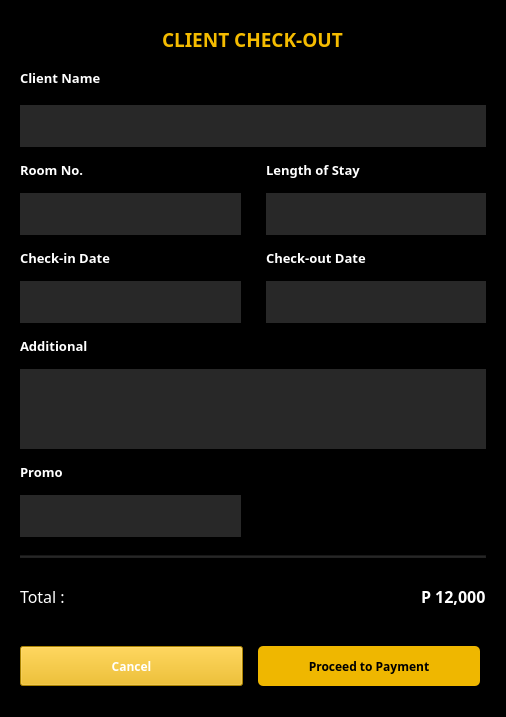
<?xml version="1.0" encoding="UTF-8"?>
<ui version="4.0">
 <class>Dialog</class>
 <widget class="QDialog" name="Dialog">
  <property name="geometry">
   <rect>
    <x>0</x>
    <y>0</y>
    <width>506</width>
    <height>717</height>
   </rect>
  </property>
  <property name="windowTitle">
   <string>Dialog</string>
  </property>
  <property name="styleSheet">
   <string notr="true">background-color: rgb(0, 0, 0);</string>
  </property>
  <layout class="QGridLayout" name="gridLayout">
   <item row="0" column="0">
    <widget class="QWidget" name="widget" native="true">
     <property name="styleSheet">
      <string notr="true">background-color: rgb(0, 0, 0);</string>
     </property>
     <layout class="QVBoxLayout" name="verticalLayout">
      <property name="spacing">
       <number>0</number>
      </property>
      <property name="leftMargin">
       <number>0</number>
      </property>
      <property name="topMargin">
       <number>0</number>
      </property>
      <property name="rightMargin">
       <number>0</number>
      </property>
      <property name="bottomMargin">
       <number>0</number>
      </property>
      <item>
       <widget class="QWidget" name="widget_2" native="true">
        <layout class="QGridLayout" name="gridLayout_2">
         <property name="topMargin">
          <number>15</number>
         </property>
         <property name="bottomMargin">
          <number>0</number>
         </property>
         <item row="3" column="0">
          <widget class="Line" name="line">
           <property name="orientation">
            <enum>Qt::Horizontal</enum>
           </property>
          </widget>
         </item>
         <item row="0" column="0" alignment="Qt::AlignHCenter|Qt::AlignTop">
          <widget class="QLabel" name="label">
           <property name="font">
            <font>
             <family>Century Gothic</family>
             <pointsize>14</pointsize>
             <weight>75</weight>
             <bold>true</bold>
            </font>
           </property>
           <property name="styleSheet">
            <string notr="true">color: rgb(245, 188, 0);</string>
           </property>
           <property name="text">
            <string>CLIENT CHECK-OUT</string>
           </property>
          </widget>
         </item>
         <item row="1" column="0">
          <spacer name="verticalSpacer">
           <property name="orientation">
            <enum>Qt::Vertical</enum>
           </property>
           <property name="sizeType">
            <enum>QSizePolicy::Fixed</enum>
           </property>
           <property name="sizeHint" stdset="0">
            <size>
             <width>20</width>
             <height>10</height>
            </size>
           </property>
          </spacer>
         </item>
         <item row="2" column="0">
          <widget class="QLabel" name="label_7">
           <property name="font">
            <font>
             <family>Century Gothic</family>
             <pointsize>10</pointsize>
             <weight>75</weight>
             <bold>true</bold>
            </font>
           </property>
           <property name="styleSheet">
            <string notr="true">color: rgb(255, 255, 255);</string>
           </property>
           <property name="text">
            <string>Client Name</string>
           </property>
          </widget>
         </item>
        </layout>
       </widget>
      </item>
      <item>
       <widget class="QWidget" name="widget_3" native="true">
        <layout class="QGridLayout" name="gridLayout_3">
         <property name="horizontalSpacing">
          <number>25</number>
         </property>
         <property name="verticalSpacing">
          <number>3</number>
         </property>
         <item row="8" column="0">
          <widget class="QLabel" name="txtVRroomtype_6">
           <property name="minimumSize">
            <size>
             <width>0</width>
             <height>35</height>
            </size>
           </property>
           <property name="font">
            <font>
             <family>Century Gothic</family>
             <pointsize>10</pointsize>
            </font>
           </property>
           <property name="layoutDirection">
            <enum>Qt::LeftToRight</enum>
           </property>
           <property name="styleSheet">
            <string notr="true">background-color: rgb(40, 40, 40);
color: rgb(255, 255, 255);</string>
           </property>
           <property name="text">
            <string/>
           </property>
           <property name="alignment">
            <set>Qt::AlignCenter</set>
           </property>
          </widget>
         </item>
         <item row="3" column="0">
          <widget class="QWidget" name="widget_7" native="true">
           <layout class="QHBoxLayout" name="horizontalLayout_3">
            <property name="spacing">
             <number>10</number>
            </property>
            <property name="leftMargin">
             <number>0</number>
            </property>
            <property name="topMargin">
             <number>0</number>
            </property>
            <property name="rightMargin">
             <number>0</number>
            </property>
            <property name="bottomMargin">
             <number>0</number>
            </property>
            <item>
             <widget class="QLabel" name="label_4">
              <property name="minimumSize">
               <size>
                <width>0</width>
                <height>40</height>
               </size>
              </property>
              <property name="maximumSize">
               <size>
                <width>16777215</width>
                <height>40</height>
               </size>
              </property>
              <property name="font">
               <font>
                <family>Century Gothic</family>
                <pointsize>10</pointsize>
                <weight>75</weight>
                <bold>true</bold>
               </font>
              </property>
              <property name="styleSheet">
               <string notr="true">color: rgb(255, 255, 255);</string>
              </property>
              <property name="text">
               <string>Check-in Date</string>
              </property>
             </widget>
            </item>
           </layout>
          </widget>
         </item>
         <item row="13" column="1" alignment="Qt::AlignRight">
          <widget class="QLabel" name="label_10">
           <property name="minimumSize">
            <size>
             <width>0</width>
             <height>40</height>
            </size>
           </property>
           <property name="maximumSize">
            <size>
             <width>16777215</width>
             <height>40</height>
            </size>
           </property>
           <property name="font">
            <font>
             <family>Century Gothic</family>
             <pointsize>12</pointsize>
             <weight>75</weight>
             <bold>true</bold>
            </font>
           </property>
           <property name="styleSheet">
            <string notr="true">color: rgb(255, 255, 255);</string>
           </property>
           <property name="text">
            <string>P 12,000</string>
           </property>
          </widget>
         </item>
         <item row="4" column="0">
          <widget class="QLabel" name="txtVRroomtype_5">
           <property name="minimumSize">
            <size>
             <width>0</width>
             <height>35</height>
            </size>
           </property>
           <property name="font">
            <font>
             <family>Century Gothic</family>
             <pointsize>10</pointsize>
            </font>
           </property>
           <property name="layoutDirection">
            <enum>Qt::LeftToRight</enum>
           </property>
           <property name="styleSheet">
            <string notr="true">background-color: rgb(40, 40, 40);
color: rgb(255, 255, 255);</string>
           </property>
           <property name="text">
            <string/>
           </property>
           <property name="alignment">
            <set>Qt::AlignCenter</set>
           </property>
          </widget>
         </item>
         <item row="4" column="1">
          <widget class="QLabel" name="txtVRroomtype_4">
           <property name="minimumSize">
            <size>
             <width>0</width>
             <height>35</height>
            </size>
           </property>
           <property name="font">
            <font>
             <family>Century Gothic</family>
             <pointsize>10</pointsize>
            </font>
           </property>
           <property name="layoutDirection">
            <enum>Qt::LeftToRight</enum>
           </property>
           <property name="styleSheet">
            <string notr="true">background-color: rgb(40, 40, 40);
color: rgb(255, 255, 255);</string>
           </property>
           <property name="text">
            <string/>
           </property>
           <property name="alignment">
            <set>Qt::AlignCenter</set>
           </property>
          </widget>
         </item>
         <item row="2" column="1">
          <widget class="QLabel" name="txtVRroomtype_2">
           <property name="minimumSize">
            <size>
             <width>0</width>
             <height>35</height>
            </size>
           </property>
           <property name="font">
            <font>
             <family>Century Gothic</family>
             <pointsize>10</pointsize>
            </font>
           </property>
           <property name="layoutDirection">
            <enum>Qt::LeftToRight</enum>
           </property>
           <property name="styleSheet">
            <string notr="true">background-color: rgb(40, 40, 40);
color: rgb(255, 255, 255);</string>
           </property>
           <property name="text">
            <string/>
           </property>
           <property name="alignment">
            <set>Qt::AlignCenter</set>
           </property>
          </widget>
         </item>
         <item row="1" column="0">
          <widget class="QLabel" name="label_3">
           <property name="minimumSize">
            <size>
             <width>0</width>
             <height>40</height>
            </size>
           </property>
           <property name="maximumSize">
            <size>
             <width>16777215</width>
             <height>40</height>
            </size>
           </property>
           <property name="font">
            <font>
             <family>Century Gothic</family>
             <pointsize>10</pointsize>
             <weight>75</weight>
             <bold>true</bold>
            </font>
           </property>
           <property name="styleSheet">
            <string notr="true">color: rgb(255, 255, 255);</string>
           </property>
           <property name="text">
            <string>Room No.</string>
           </property>
          </widget>
         </item>
         <item row="0" column="0" colspan="2">
          <widget class="QLabel" name="txtVRRoomNum">
           <property name="minimumSize">
            <size>
             <width>0</width>
             <height>35</height>
            </size>
           </property>
           <property name="font">
            <font>
             <family>Century Gothic</family>
             <pointsize>10</pointsize>
            </font>
           </property>
           <property name="styleSheet">
            <string notr="true">background-color: rgb(40, 40, 40);
color: rgb(255, 255, 255);</string>
           </property>
           <property name="text">
            <string/>
           </property>
           <property name="alignment">
            <set>Qt::AlignCenter</set>
           </property>
          </widget>
         </item>
         <item row="2" column="0">
          <widget class="QLabel" name="txtVRroomtype">
           <property name="minimumSize">
            <size>
             <width>0</width>
             <height>35</height>
            </size>
           </property>
           <property name="font">
            <font>
             <family>Century Gothic</family>
             <pointsize>10</pointsize>
            </font>
           </property>
           <property name="layoutDirection">
            <enum>Qt::LeftToRight</enum>
           </property>
           <property name="styleSheet">
            <string notr="true">background-color: rgb(40, 40, 40);
color: rgb(255, 255, 255);</string>
           </property>
           <property name="text">
            <string/>
           </property>
           <property name="alignment">
            <set>Qt::AlignCenter</set>
           </property>
          </widget>
         </item>
         <item row="3" column="1">
          <widget class="QLabel" name="label_5">
           <property name="minimumSize">
            <size>
             <width>0</width>
             <height>40</height>
            </size>
           </property>
           <property name="maximumSize">
            <size>
             <width>16777215</width>
             <height>40</height>
            </size>
           </property>
           <property name="font">
            <font>
             <family>Century Gothic</family>
             <pointsize>10</pointsize>
             <weight>75</weight>
             <bold>true</bold>
            </font>
           </property>
           <property name="styleSheet">
            <string notr="true">color: rgb(255, 255, 255);</string>
           </property>
           <property name="text">
            <string>Check-out Date</string>
           </property>
          </widget>
         </item>
         <item row="5" column="0">
          <widget class="QLabel" name="label_6">
           <property name="minimumSize">
            <size>
             <width>0</width>
             <height>40</height>
            </size>
           </property>
           <property name="maximumSize">
            <size>
             <width>16777215</width>
             <height>40</height>
            </size>
           </property>
           <property name="font">
            <font>
             <family>Century Gothic</family>
             <pointsize>10</pointsize>
             <weight>75</weight>
             <bold>true</bold>
            </font>
           </property>
           <property name="styleSheet">
            <string notr="true">color: rgb(255, 255, 255);</string>
           </property>
           <property name="text">
            <string>Additional</string>
           </property>
          </widget>
         </item>
         <item row="6" column="0" colspan="2">
          <widget class="QTextBrowser" name="txtVRamenities">
           <property name="minimumSize">
            <size>
             <width>0</width>
             <height>80</height>
            </size>
           </property>
           <property name="maximumSize">
            <size>
             <width>16777215</width>
             <height>80</height>
            </size>
           </property>
           <property name="font">
            <font>
             <family>Century Gothic</family>
             <pointsize>10</pointsize>
            </font>
           </property>
           <property name="styleSheet">
            <string notr="true">background-color: rgb(40, 40, 40);
color: rgb(255, 255, 255);
border: none;</string>
           </property>
          </widget>
         </item>
         <item row="1" column="1">
          <widget class="QLabel" name="label_8">
           <property name="minimumSize">
            <size>
             <width>0</width>
             <height>40</height>
            </size>
           </property>
           <property name="maximumSize">
            <size>
             <width>16777215</width>
             <height>40</height>
            </size>
           </property>
           <property name="font">
            <font>
             <family>Century Gothic</family>
             <pointsize>10</pointsize>
             <weight>75</weight>
             <bold>true</bold>
            </font>
           </property>
           <property name="styleSheet">
            <string notr="true">color: rgb(255, 255, 255);</string>
           </property>
           <property name="text">
            <string>Length of Stay</string>
           </property>
          </widget>
         </item>
         <item row="7" column="0">
          <widget class="QLabel" name="label_2">
           <property name="minimumSize">
            <size>
             <width>0</width>
             <height>40</height>
            </size>
           </property>
           <property name="maximumSize">
            <size>
             <width>16777215</width>
             <height>40</height>
            </size>
           </property>
           <property name="font">
            <font>
             <family>Century Gothic</family>
             <pointsize>10</pointsize>
             <weight>75</weight>
             <bold>true</bold>
            </font>
           </property>
           <property name="styleSheet">
            <string notr="true">color: rgb(255, 255, 255);</string>
           </property>
           <property name="text">
            <string>Promo</string>
           </property>
          </widget>
         </item>
         <item row="10" column="0">
          <spacer name="verticalSpacer_3">
           <property name="orientation">
            <enum>Qt::Vertical</enum>
           </property>
           <property name="sizeType">
            <enum>QSizePolicy::Fixed</enum>
           </property>
           <property name="sizeHint" stdset="0">
            <size>
             <width>20</width>
             <height>15</height>
            </size>
           </property>
          </spacer>
         </item>
         <item row="11" column="0" colspan="2">
          <widget class="Line" name="line_2">
           <property name="styleSheet">
            <string notr="true">background-color: rgb(34, 34, 34);</string>
           </property>
           <property name="orientation">
            <enum>Qt::Horizontal</enum>
           </property>
          </widget>
         </item>
         <item row="12" column="0">
          <spacer name="verticalSpacer_4">
           <property name="orientation">
            <enum>Qt::Vertical</enum>
           </property>
           <property name="sizeType">
            <enum>QSizePolicy::Fixed</enum>
           </property>
           <property name="sizeHint" stdset="0">
            <size>
             <width>20</width>
             <height>15</height>
            </size>
           </property>
          </spacer>
         </item>
         <item row="13" column="0">
          <widget class="QLabel" name="label_9">
           <property name="minimumSize">
            <size>
             <width>0</width>
             <height>40</height>
            </size>
           </property>
           <property name="maximumSize">
            <size>
             <width>16777215</width>
             <height>40</height>
            </size>
           </property>
           <property name="font">
            <font>
             <family>Century Gothic</family>
             <pointsize>12</pointsize>
             <weight>50</weight>
             <bold>false</bold>
            </font>
           </property>
           <property name="styleSheet">
            <string notr="true">color: rgb(255, 255, 255);</string>
           </property>
           <property name="text">
            <string>Total :</string>
           </property>
          </widget>
         </item>
        </layout>
       </widget>
      </item>
     </layout>
    </widget>
   </item>
   <item row="3" column="0">
    <widget class="QWidget" name="widget_4" native="true">
     <layout class="QGridLayout" name="gridLayout_6">
      <property name="topMargin">
       <number>5</number>
      </property>
      <property name="rightMargin">
       <number>15</number>
      </property>
      <property name="bottomMargin">
       <number>20</number>
      </property>
      <property name="horizontalSpacing">
       <number>15</number>
      </property>
      <item row="1" column="1">
       <widget class="QPushButton" name="btnARcancel">
        <property name="minimumSize">
         <size>
          <width>0</width>
          <height>40</height>
         </size>
        </property>
        <property name="font">
         <font>
          <family>Century Gothic</family>
          <pointsize>9</pointsize>
          <weight>75</weight>
          <bold>true</bold>
         </font>
        </property>
        <property name="styleSheet">
         <string notr="true">QPushButton {
	border-radius: 5px;
	color: rgb(0, 0, 0);
	background-color: rgb(239, 183, 0);
}

QPushButton:hover {
	background-color: rgb(255, 200, 0);
}

QPushButton:pressed {
	
	background-color: rgb(212, 163, 0);
}</string>
        </property>
        <property name="text">
         <string>Proceed to Payment</string>
        </property>
       </widget>
      </item>
      <item row="0" column="1">
       <spacer name="verticalSpacer_2">
        <property name="orientation">
         <enum>Qt::Vertical</enum>
        </property>
        <property name="sizeType">
         <enum>QSizePolicy::Fixed</enum>
        </property>
        <property name="sizeHint" stdset="0">
         <size>
          <width>20</width>
          <height>10</height>
         </size>
        </property>
       </spacer>
      </item>
      <item row="1" column="0">
       <widget class="QPushButton" name="btnARcancel_2">
        <property name="minimumSize">
         <size>
          <width>0</width>
          <height>40</height>
         </size>
        </property>
        <property name="font">
         <font>
          <family>Century Gothic</family>
          <pointsize>9</pointsize>
          <weight>75</weight>
          <bold>true</bold>
         </font>
        </property>
        <property name="styleSheet">
         <string notr="true">QPushButton {
	
	color: rgb(255, 255, 255);
	background-color: rgb(239, 183, 0);
}

QPushButton:hover {
	background-color: rgb(255, 200, 0);
}

QPushButton:pressed {
	
	background-color: rgb(212, 163, 0);
}</string>
        </property>
        <property name="text">
         <string>Cancel</string>
        </property>
       </widget>
      </item>
     </layout>
    </widget>
   </item>
  </layout>
 </widget>
 <resources/>
 <connections>
  <connection>
   <sender>btnARcancel</sender>
   <signal>clicked()</signal>
   <receiver>Dialog</receiver>
   <slot>close()</slot>
   <hints>
    <hint type="sourcelabel">
     <x>237</x>
     <y>529</y>
    </hint>
    <hint type="destinationlabel">
     <x>239</x>
     <y>313</y>
    </hint>
   </hints>
  </connection>
 </connections>
</ui>
